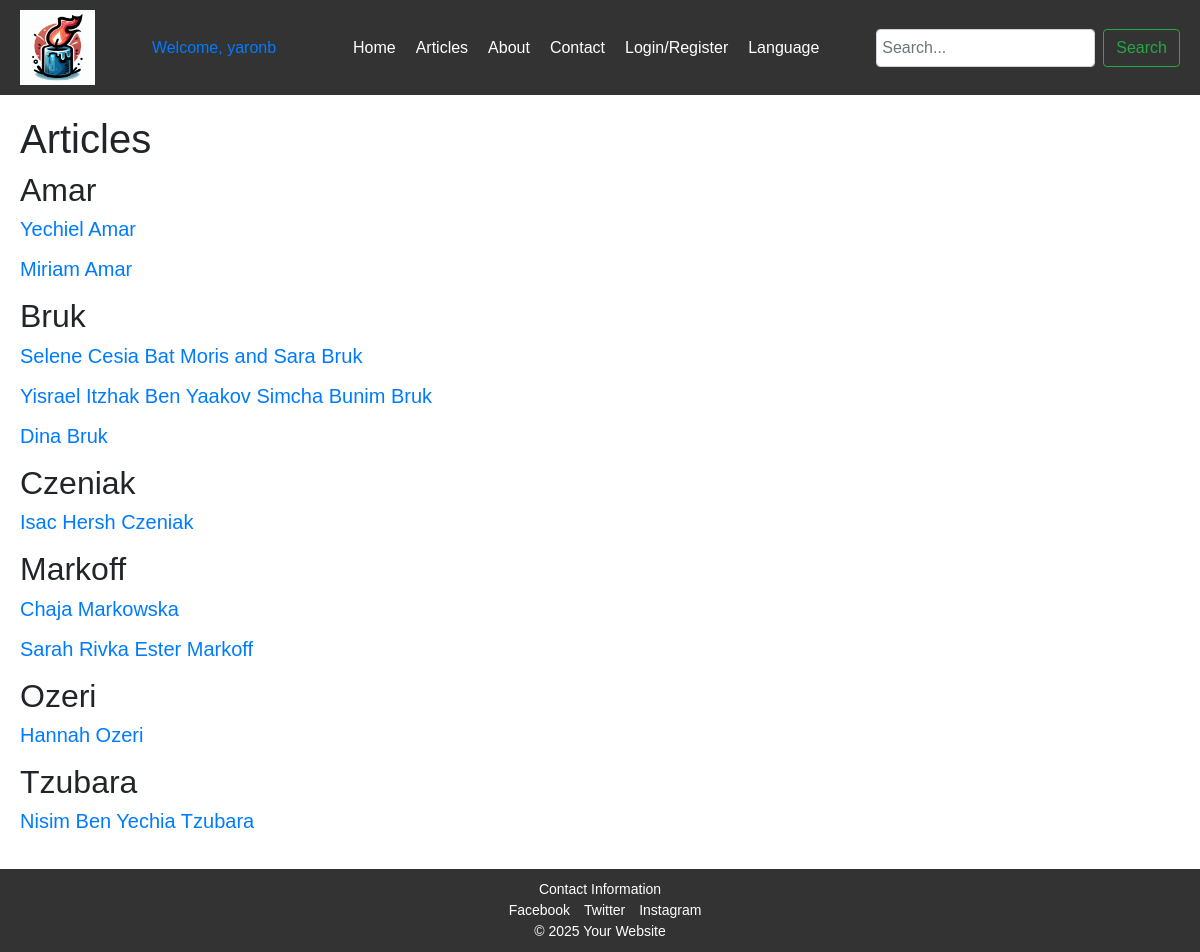
/articles (signed in), run on the app's committed database.
### app/models.py (models this page shows, shortened)
class User(UserMixin, db.Model):
    id = db.Column(db.Integer, primary_key=True)
    username = db.Column(db.String(64), unique=True, nullable=False)
    email = db.Column(db.String(120), unique=True, nullable=False)
    password_hash = db.Column(db.String(128))
    joined_at = db.Column(db.DateTime, default=datetime.utcnow)
    role = db.Column(db.String(64), default='user', nullable=False)
    posts = db.relationship('Post', backref='author', lazy=True)
    comments = db.relationship('Comment', backref='author', lazy=True)
    families = db.relationship('Family', secondary=user_families, backref=db.backref('users', lazy=True))

class Family(db.Model):
    id = db.Column(db.Integer, primary_key=True)
    name = db.Column(db.String(128), nullable=False, unique=True)
    members = db.relationship('Post', backref='family', lazy=True)

class Post(db.Model):
    id = db.Column(db.Integer, primary_key=True)
    title = db.Column(db.String(140), nullable=False)
    publication_date = db.Column(db.DateTime, default=datetime.utcnow)
    user_id = db.Column(db.Integer, db.ForeignKey('user.id'), nullable=False)
    gregorian_death_date = db.Column(db.Date, nullable=False)
    hebrew_year = db.Column(db.Integer, nullable=False)
    hebrew_month = db.Column(db.Integer, nullable=False)
    hebrew_day = db.Column(db.Integer, nullable=False)
    family_id = db.Column(db.Integer, db.ForeignKey('family.id'), nullable=False)
    comments = db.relationship('Comment', backref='post', lazy=True)
    milestones = db.relationship('Milestone', backref='post', lazy=True, cascade="all, delete-orphan")

### app/main/routes.py (the view)
@main.route('/articles', endpoint='articles')
def articles():
    try:
        families = Family.query.all()  # Fetch all families
        return render_template('en/articles.html', families=families)  # Pass families to the template
    except Exception as e:
        print(f"Error rendering template: {e}")
        return str(e)

### app/main/templates/en/articles.html (shortened to what this page needs)
{% extends "en/layout.html" %}
{% block content %}
<h1>Articles</h1>
{% for family in families %}
<h2>{{ family.name }}</h2>
{% for post in family.members %}
<div class="article">
    <h5><a href="{{ url_for('main.article', post_id=post.id) }}">{{ post.title }}</a></h5>
</div>
{% endfor %}
{% endfor %}
{% endblock %}

### app/main/templates/en/layout.html (shortened to what this page needs)
<!DOCTYPE html>
<html lang="en">
<head>
    <link href="https://stackpath.bootstrapcdn.com/bootstrap/4.5.2/css/bootstrap.min.css" rel="stylesheet">
    <link rel="stylesheet" href="{{ url_for('static', filename='css/styles.css') }}">
</head>
<body>
    <header>
        <img src="{{ url_for('static', filename='images/candlelogo.png') }}" alt="Yizkor Logo" style="width:75px; height:auto;">
        {% if current_user.is_authenticated %}
        <span class="navbar-text">
            <a class="navbar-text" href="{{ url_for('main.user') }}">
                Welcome, {{ current_user.username }}
            </a>
        </span>
        {% endif %}
        <nav>
            <ul>
                <li><a href="{{ url_for('main.index') }}">Home</a></li>
                <li class="dropdown">
                    <a href="{{ url_for('main.articles') }}">Articles</a>
                </li>
                <li><a href="{{ url_for('main.about') }}">About</a></li>
                <li><a href="{{ url_for('main.contact') }}">Contact</a></li>
                <li class="dropdown">
                    <a href="#">Login/Register</a>
                </li>
                <li class="dropdown">
                    <a href="#">Language</a>
                </li>
            </ul>
        </nav>
        <div class="search-bar">
            <form class="form-inline my-2 my-lg-0" method="GET" action="{{ url_for('main.search') }}">
                <input class="form-control mr-sm-2" type="search" placeholder="Search..." aria-label="Search" name="query">
                <button class="btn btn-outline-success my-2 my-sm-0" type="submit">Search</button>
            </form>
        </div>
    </header>
    <main>
        {% block content %}{% endblock %}
    </main>
    <footer>
        <div class="contact">Contact Information</div>
        <div class="social-media">
            <a href="#">Facebook</a>
            <a href="#">Twitter</a>
            <a href="#">Instagram</a>
        </div>
        <div class="copyright">© 2025 Your Website</div>
    </footer>
</body>
</html>

### app/static/css/styles.css (style rules this page uses)
body { display: flex; flex-direction: column; min-height: 100vh; margin: 0; font-family: Arial, sans-serif; }
header { display: flex; justify-content: space-between; align-items: center; padding: 10px 20px; background-color: #333; color: white; }
nav ul { list-style: none; margin: 0; padding: 0; display: flex; }
nav ul li { margin-left: 20px; }
nav ul li a { color: white; text-decoration: none; font-size: 16px; }
.search-bar input { padding: 5px; font-size: 16px; }
main { flex: 1; padding: 20px; }
footer { padding: 10px 20px; background-color: #333; color: white; text-align: center; margin-top: auto; }
footer .contact, footer .social-media, footer .copyright { font-size: 14px; }
footer .social-media a { margin-left: 10px; color: white; text-decoration: none; }
form { max-width: 600px; margin: 0 auto; }

### data on the page
User: username "yaronb"
Family: name "Amar"
Post: title "Yechiel Amar"
Post: title "Miriam Amar"
Family: name "Bruk"
Post: title "Selene Cesia Bat Moris and Sara Bruk"
Post: title "Yisrael Itzhak Ben Yaakov Simcha Bunim Bruk"
Post: title "Dina Bruk"
Family: name "Czeniak"
Post: title "Isac Hersh Czeniak"
Family: name "Markoff"
Post: title "Chaja Markowska"
Post: title "Sarah Rivka Ester Markoff"
Family: name "Ozeri"
Post: title "Hannah Ozeri"
Family: name "Tzubara"
Post: title "Nisim Ben Yechia Tzubara"
